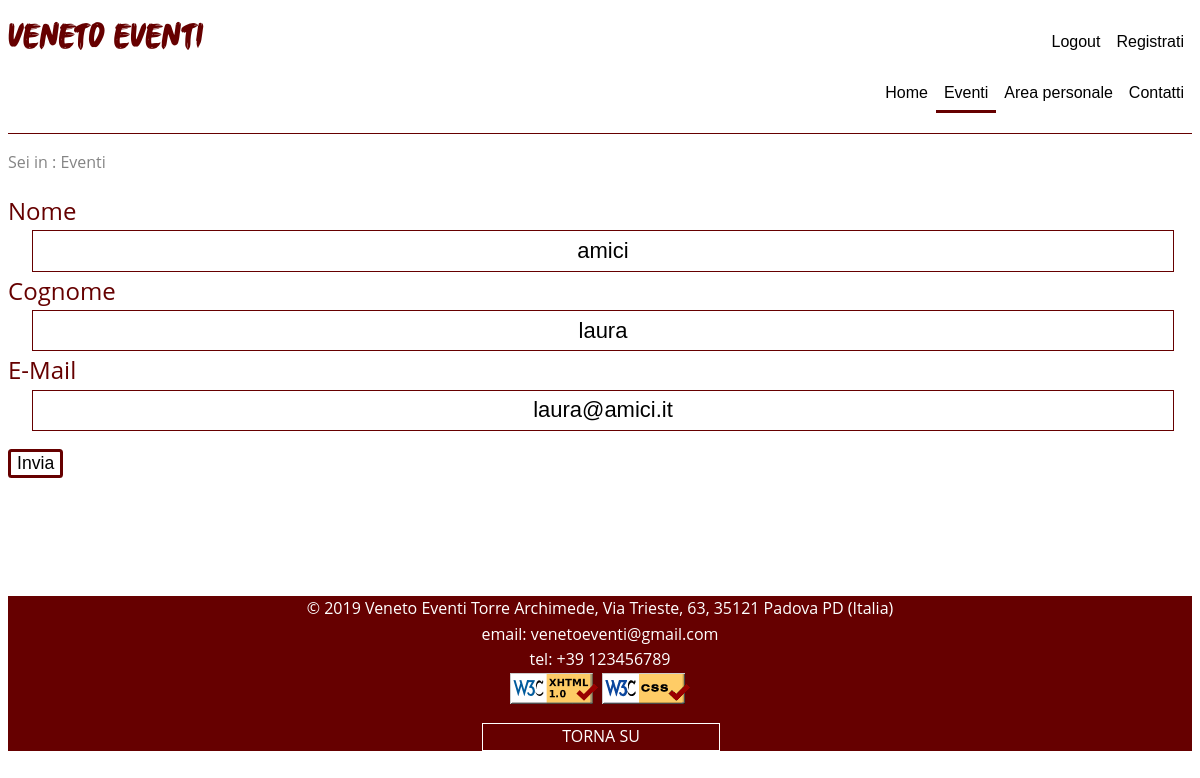
The page /modifica_azienda.php (signed in) on the database its author committed.
### tables this page shows
CREATE TABLE `aziende` (
  `Nome` varchar(255) NOT NULL,
  `NomeReferente` varchar(255) NOT NULL,
  `EmailReferente` varchar(255) NOT NULL,
  `Password` varchar(255) NOT NULL,
  `Username` varchar(255) NOT NULL
);

### modifica_azienda.php (the view, shortened to what this page needs)
<!DOCTYPE html>
<html>
<head>
	<?php
        include_once 'functions.php';
     ?>
  </head>
<?php
        require_once('functions.php');
        $info=getAccountA();
  echo   " <form method='post' action='modifica_azienda.php' >
                                    <div >
                                        <label for='Nome' class='label nome'>Nome</label>
                                        <input id='Nome' type='text' name='nome' class='input nome insertBox' value='".$info['Nome']."''>
                                    </div>
                                    <div >
                                        <label for='Cognome' class='label cognome'>Cognome</label>
                                        <input id='Cognome' type='text' name='nomeR' class='input cognome insertBox' value='".$info['NomeReferente']."''>
                                    </div>
                                    <div >
                                        <label for='email' class='label email'>E-Mail</label>
                                        <input id='email' type='email' required name='email' class='input email insertBox' value='".$info['EmailReferente']."'>
                                    </div>
                                    <button type='submit' class='bottone-invia selezione ' name='modifica_azienda'>Invia</button>
                                </form>
                                    ";
?>
</body>

### css/stile.css (style rules this page uses)
html { height: 100%; padding:0; }
body { height: 100%; padding:0; font-family: "Open Sans", Arial, sans-serif; line-height: 1.6; font-size: 1.0em; background: #fff; color: #848484; overflow: auto; }
button { background: #fff; text-align: center; color: #5c5c3d; border: 0.2em solid #660000; border-radius: 0.2em; background: #fff; font-size: 1.1em; }
.insertBox { border-radius:0.4em solid #660000; margin-left: 2%; margin-right: 2%; width: 96% }
input, text { font-size:22px; display:block; width:100%; background:white; background-image:none; border:1px solid #660000; color:black; text-align: center; border-radius:0; transition:border-color .25s ease, box-shadow .25s ease; height: 1.7em; }
.insertBox { border: 0.01em solid #660000; }
.label { color: #660000; font-size: 1.5em; }
.selezione { height: 100%; outline: none; cursor: pointer; text-align: center; color: #000; }
.bottone-invia { margin-top: 1em; }

### rows shown on the page
aziende: nome "amici", nomeR "laura", email "laura@amici.it"

### other values the page prints
$current "Eventi"
